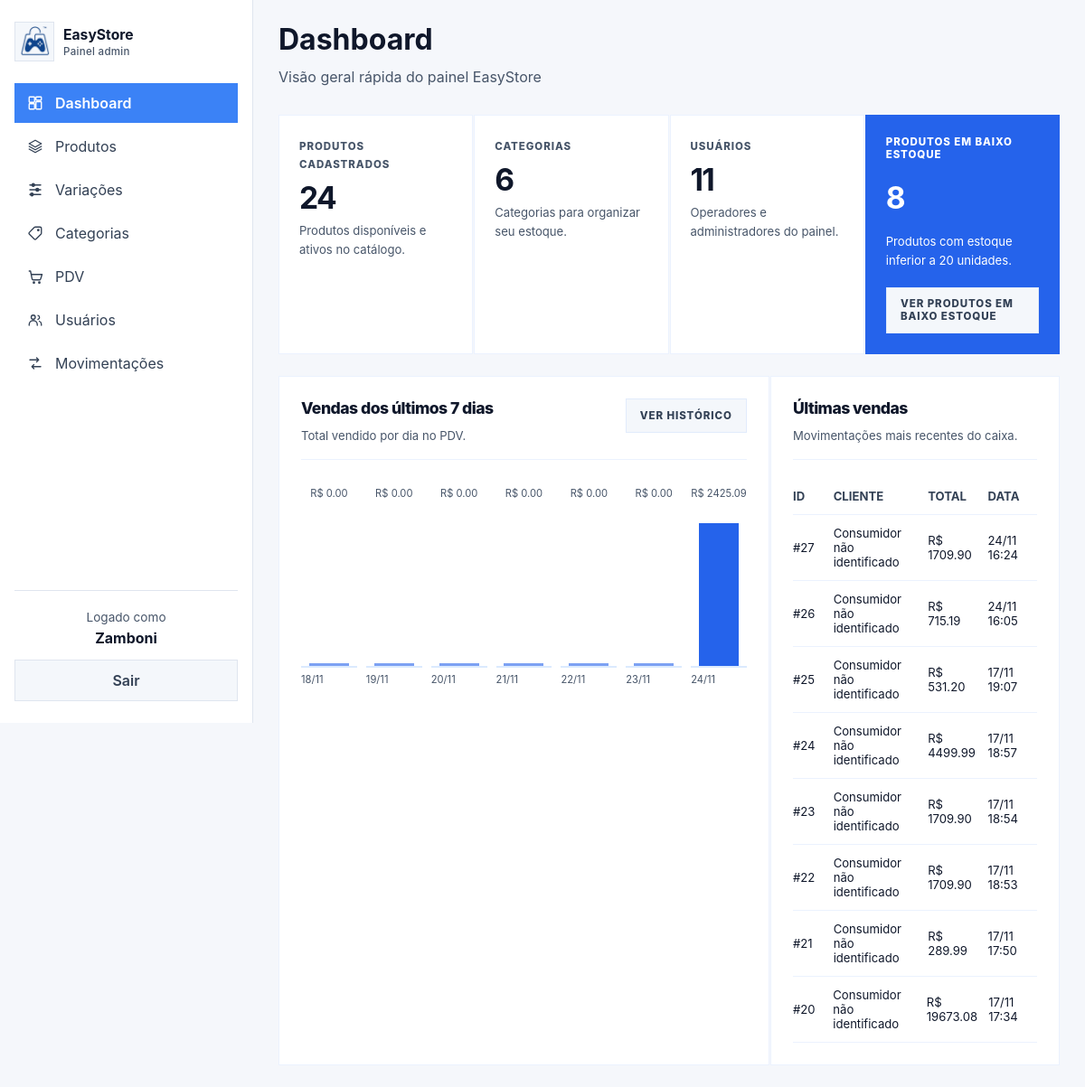
Page /admin (signed in) on the committed database.
### app/models/venda.py (models this page shows, shortened)
class Venda(Base):
    __tablename__ = "vendas"
    id = Column(
        Integer,
        primary_key=True,
        index=True
    )
    cliente_id = Column(
        Integer,
        ForeignKey("clientes.id", ondelete="SET NULL"),
        nullable=True
    )
    usuario_id = Column(
        Integer,
        ForeignKey("usuarios.id", ondelete="SET NULL"),
        nullable=True
    )
    desconto_percentual = Column(
        Float,
        nullable=False,
        default=0.0
    )
    total_bruto = Column(
        Float,
        nullable=False,
        default=0.0
    )
    total_liquido = Column(
        Float,
        nullable=False,
        default=0.0
    )
    observacao = Column(
        String(255),
        nullable=True
    )
    criado_em = Column(
        DateTime,
        server_default=func.now()
    )
    chave_idempotencia = Column(
        String(64),
        nullable=True,
        unique=True,
        index=True,
    )
    cliente = relationship(
        "Cliente",
        back_populates="vendas"
    )
    usuario = relationship(
        "Usuario",
        backref="vendas"
    )
    itens = relationship(
        "ItemVenda",
        back_populates="venda",
        cascade="all, delete-orphan"
    )
    pagamentos = relationship(
        "Pagamento",
        back_populates="venda",
        cascade="all, delete-orphan"
    )

### app/main.py (the view)
@app.get("/admin")
def admin_dashboard(
    request: Request,
    db: Session = Depends(get_db),
    admin=Depends(get_admin),
):
    total_produtos = db.query(Produto).count()
    total_categorias = db.query(Categoria).count()
    total_usuarios = db.query(Usuario).count()
    ativos_produtos = db.query(Produto).filter(Produto.ativo == True).count()
    produtos_baixo_estoque_count = (
        db.query(Produto)
        .filter(Produto.ativo == True, Produto.estoque_atual < 20)
        .count()
    )
    ultimas_vendas = (
        db.query(Venda)
        .order_by(Venda.criado_em.desc())
        .limit(8)
        .all()
    )
    hoje = datetime.now().date()
    dias_grafico = [hoje - timedelta(days=dia) for dia in range(6, -1, -1)]
    inicio_periodo = datetime.combine(dias_grafico[0], datetime.min.time())
    vendas_periodo = db.query(Venda).filter(Venda.criado_em >= inicio_periodo).all()
    totais_por_dia = {dia: 0.0 for dia in dias_grafico}
    for venda in vendas_periodo:
        if venda.criado_em:
            dia_venda = venda.criado_em.date()
            if dia_venda in totais_por_dia:
                totais_por_dia[dia_venda] += venda.total_liquido or 0.0
    maior_total = max(totais_por_dia.values()) or 1
    vendas_grafico = [
        {
            "label": dia.strftime("%d/%m"),
            "total": total,
            "percentual": round((total / maior_total) * 100),
        }
        for dia, total in totais_por_dia.items()
    ]
    total_vendas_7_dias = sum(totais_por_dia.values())
    produtos_baixo_estoque = (
        db.query(Produto)
        .filter(Produto.ativo == True, Produto.estoque_atual <= 30)
        .order_by(Produto.estoque_atual.asc(), Produto.nome.asc())
        .limit(6)
        .all()
    )
    return templates.TemplateResponse(
        request,
        "admin/index.html",
        {
            "request": request,
            "usuario": admin,
            "page_title": "Dashboard",
            "page_subtitle": "Visão geral rápida do painel EasyStore",
            "css_path": "css/dashboard.css",
            "active": "home",
            "total_produtos": total_produtos,
            "total_categorias": total_categorias,
            "total_usuarios": total_usuarios,
            "ativos_produtos": ativos_produtos,
            "vendas_grafico": vendas_grafico,
            "ultimas_vendas": ultimas_vendas,
            "total_vendas_7_dias": total_vendas_7_dias,
            "produtos_baixo_estoque_count": produtos_baixo_estoque_count,
        },
    )

### app/templates/admin/index.html
{% extends "admin/base.html" %}
{% block content %}
<div class="metric-grid">
  <div class="metric-card">
    <span class="metric-label">Produtos cadastrados</span>
    <strong class="metric-value">{{ total_produtos }}</strong>
    <p class="metric-note">Produtos disponíveis e ativos no catálogo.</p>
  </div>
  <div class="metric-card">
    <span class="metric-label">Categorias</span>
    <strong class="metric-value">{{ total_categorias }}</strong>
    <p class="metric-note">Categorias para organizar seu estoque.</p>
  </div>
  <div class="metric-card">
    <span class="metric-label">Usuários</span>
    <strong class="metric-value">{{ total_usuarios }}</strong>
    <p class="metric-note">Operadores e administradores do painel.</p>
  </div>
  <div class="metric-card accent-card stock-summary-card">
    <span class="metric-label">Produtos em baixo estoque</span>
    <strong class="metric-value">{{ produtos_baixo_estoque_count }}</strong>
    <p class="metric-note">Produtos com estoque inferior a 20 unidades.</p>
    <a href="/produtos?estoque_baixo=true" class="btn btn-secondary stock-button">Ver produtos em baixo estoque</a>
  </div>
</div>
<div class="dashboard-grid">
  <section class="dashboard-card sales-chart-card">
    <div class="dashboard-card-header">
      <div>
        <h2>Vendas dos últimos 7 dias</h2>
        <p class="metric-note">Total vendido por dia no PDV.</p>
      </div>
      <a href="/pdv/historico" class="btn btn-secondary">Ver histórico</a>
    </div>
    <div class="sales-chart">
      {% for dia in vendas_grafico %}
      {% set chart_bar_class = 'chart-bar is-empty' if dia.total == 0 else 'chart-bar' %}
      <div class="chart-column">
        <div class="chart-value">R$ {{ "%.2f"|format(dia.total) }}</div>
        <div class="chart-track">
          <div class="{{ chart_bar_class }}" style="height: {{ dia.percentual }}%;"></div>
        </div>
        <span>{{ dia.label }}</span>
      </div>
      {% endfor %}
    </div>
  </section>
  <section class="dashboard-card latest-sales-card">
    <div class="dashboard-card-header">
      <div>
        <h2>Últimas vendas</h2>
        <p class="metric-note">Movimentações mais recentes do caixa.</p>
      </div>
    </div>
    <div class="latest-sales-table">
      <div class="latest-sales-row header">
        <div>ID</div>
        <div>Cliente</div>
        <div>Total</div>
        <div>Data</div>
      </div>
      {% for venda in ultimas_vendas %}
      <a class="latest-sales-row" href="/pdv/venda/{{ venda.id }}">
        <div>#{{ venda.id }}</div>
        <div>{{ venda.cliente.nome if venda.cliente else 'Consumidor não identificado' }}</div>
        <div>R$ {{ "%.2f"|format(venda.total_liquido) }}</div>
        <div>{{ venda.criado_em.strftime('%d/%m %H:%M') if venda.criado_em else '-' }}</div>
      </a>
      {% else %}
      <div class="empty-state">Nenhuma venda registrada ainda.</div>
      {% endfor %}
    </div>
  </section>
</div>
{% endblock %}

### app/static/css/admin.css (style rules this page uses)
:root { --bg: #edf2ff; --surface: #ffffff; --surface-soft: #f8fafc; --text: #102a43; --muted: #64748b; --primary: #2563eb; --primary-dark: #1d4ed8; --success: #16a34a; --warning: #f59e0b; --danger: #dc2626; --radius: 12px; --shadow: 0 12px 30px rgba(15, 23, 42, 0.08); --transition: 0.25s ease; --color-dark: #0262bd; --color-primary: #3fa1fc; }
* { box-sizing: border-box; margin: 0; padding: 0; }
html, body { min-height: 100%; background: var(--bg); color: var(--text); font-family: 'Poppins', sans-serif; }
body { overflow-x: hidden; }
a { color: inherit; text-decoration: none; }
.btn { align-items: center; border: none; border-radius: 10px; display: inline-flex; justify-content: center; padding: 14px 22px; transition: transform var(--transition), box-shadow var(--transition), opacity var(--transition); }
.btn-secondary { background: var(--surface); box-shadow: 0 12px 28px rgba(15, 23, 42, 0.08); color: var(--text); }

### app/static/css/dashboard.css (style rules this page uses)
.metric-grid { display: grid; gap: 20px; grid-template-columns: repeat(4, minmax(180px, 1fr)); }
.metric-card, .welcome-card, .dashboard-card { background: var(--surface); border-radius: var(--radius); box-shadow: var(--shadow); }
.metric-card { padding: 28px; }
.metric-label { color: var(--muted); font-size: 0.95rem; }
.metric-value { display: block; font-size: 2.4rem; line-height: 1; margin-top: 14px; }
.metric-note { color: var(--muted); line-height: 1.7; margin-top: 12px; }
.dashboard-grid { display: grid; gap: 20px; grid-template-columns: minmax(0, 1.25fr) minmax(360px, 0.75fr); }
.dashboard-card { padding: 28px; }
.dashboard-card-header { align-items: flex-start; display: flex; gap: 16px; justify-content: space-between; margin-bottom: 24px; }
.dashboard-card-header h2 { font-size: 1.35rem; }
.sales-chart { align-items: end; display: grid; gap: 14px; grid-template-columns: repeat(7, minmax(46px, 1fr)); min-height: 260px; }
.chart-column { align-items: center; display: grid; gap: 8px; grid-template-rows: auto 180px auto; min-width: 0; }
.chart-value { color: var(--muted); font-size: 0.78rem; min-height: 34px; text-align: center; }
.chart-track { align-items: flex-end; background: transparent; border: none; border-bottom: 2px solid #dbe3ee; border-radius: 0; display: flex; height: 180px; justify-content: center; overflow: visible; padding: 0 4px; width: 100%; }
.chart-bar { background-color: #3b82f6; border-radius: 0; box-shadow: none; max-width: 44px; min-height: 0; transition: height 0.35s ease; width: 100%; }
.chart-bar.is-empty { background: #cbd5e1; height: 3px !important; max-width: 44px; opacity: 0.6; }
.chart-column span { color: var(--muted); font-size: 0.85rem; }
.latest-sales-table { display: grid; }
.latest-sales-row { align-items: center; border-bottom: 1px solid #eef2ff; display: grid; gap: 12px; grid-template-columns: 0.6fr 1.7fr 1fr 1fr; padding: 14px 0; }
.latest-sales-row.header { color: #475569; font-size: 0.82rem; font-weight: 700; text-transform: uppercase; }
a.latest-sales-row { transition: color var(--transition), transform var(--transition); }
.accent-card { background: linear-gradient(135deg, rgba(255, 255, 255, 0.96), rgba(241, 245, 249, 0.9)); }
.stock-summary-card { display: grid; gap: 12px; padding: 28px 30px; }
.stock-button { justify-self: start; margin-top: 8px; }

### app/static/css/global-loading.css (style rules this page uses)
:root { --loading-brand: #2563eb; --loading-brand-dark: #0f172a; --loading-overlay-light: rgba(248, 250, 252, 0.86); --loading-overlay-dark: rgba(15, 23, 42, 0.72); }

### rows in the picture
Venda: id "27", cliente "Consumidor não identificado", total_liquido "1709.90", criado_em "24/11 16:24"
Venda: id "26", cliente "Consumidor não identificado", total_liquido "715.19", criado_em "24/11 16:05"
Venda: id "25", cliente "Consumidor não identificado", total_liquido "531.20", criado_em "17/11 19:07"
Venda: id "24", cliente "Consumidor não identificado", total_liquido "4499.99", criado_em "17/11 18:57"
Venda: id "23", cliente "Consumidor não identificado", total_liquido "1709.90", criado_em "17/11 18:54"
Venda: id "22", cliente "Consumidor não identificado", total_liquido "1709.90", criado_em "17/11 18:53"
Venda: id "21", cliente "Consumidor não identificado", total_liquido "289.99", criado_em "17/11 17:50"
Venda: id "20", cliente "Consumidor não identificado", total_liquido "19673.08", criado_em "17/11 17:34"

### other values in the picture
{{ logged_name }} "Zamboni"
{{ page_title }} "Dashboard"
{{ page_subtitle }} "Visão geral rápida do painel EasyStore"
{{ total_produtos }} "24"
{{ total_categorias }} "6"
{{ total_usuarios }} "11"
{{ produtos_baixo_estoque_count }} "8"
{{ "%.2f"|format(dia.total) }} "0.00" "0.00" "0.00" "0.00" "0.00" "0.00" "2425.09"
{{ dia.label }} "18/11" "19/11" "20/11" "21/11" "22/11" "23/11" "24/11"
